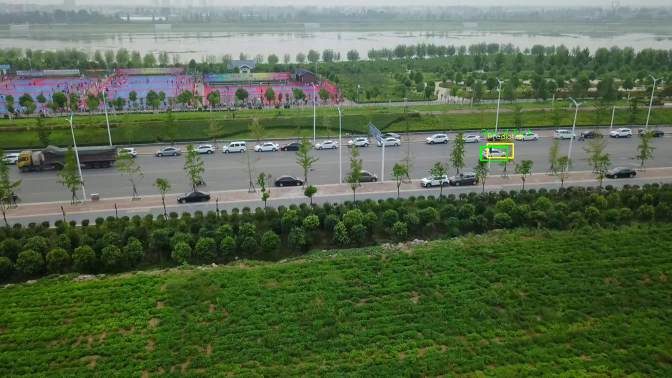
#> input picture frame 2 of video/uav0000003_00000_s.mp4, 1344 x 756 px, given in place of IMG_0062.MOV, which was not available (shown at 1/2 size)
$ jupyter execute --allow-errors test_ms_kalman.ipynb
#> lines starting #> are read from the running program, lines starting #| are printed output that depends on the picture; after the words box and inside, x2 and y2 are one past the last pixel; in counts of white or black regions, pixels touching at a corner belong together; pictures that were not available may be replaced by others from this repository, and a replacement may not be noted
[cell 1]
import numpy as np
import cv2 as cv
from IPython.display import Video
from matplotlib import pyplot as plt
import os
from filterpy.kalman import KalmanFilter

[cell 2]
# Based on: https://predictivesciencelab.github.io/data-analytics-se/lecture20/hands-on-20.1.html

# Kalman filter parameters
dt = 1.0/30.0  # time step (30 fps)
m = 1.0 # mass of the object (kg) - NOTE: This is not accurate, we use this as a guess
epsilon = 10 # Process noise variance for position
sigma_q = 5 # SD for velocity process noise
sigma_r = 3 # SD for position measurement noise

[cell 3]
video_path = "videos/IMG_0062.MOV"
cap = cv.VideoCapture(video_path)

# take first frame of the video
ret,frame = cap.read()
#> frame is the input picture: shape (756, 1344, 3); mean B, G, R 74, 104.4, 86.7

# setup initial location of window
# x, y, w, h = 300, 200, 100, 50 # simply hardcoded the values
x, y, w, h = 750, 450, 200, 100
track_window = (x, y, w, h)

# set up the ROI for tracking
roi = frame[y:y+h, x:x+w]
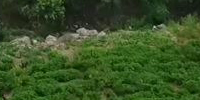
#> roi: shape (100, 200, 3); mean B, G, R 37.1, 80, 56
hsv_roi =  cv.cvtColor(roi, cv.COLOR_BGR2HSV)
#> hsv_roi: shape (100, 200, 3); mean H, S, V 46.5, 137.2, 80.1
mask = cv.inRange(hsv_roi, np.array((0., 60.,32.)), np.array((180.,255.,255.)))
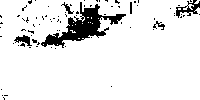
#> mask: shape (100, 200); 91% white; 80 black regions (74 under 20 px), largest, box (x1, y1, x2, y2) and area: (41, 2, 126, 48) 1205, (176, 0, 200, 18) 168, (14, 35, 32, 46) 95, (61, 2, 74, 14) 46, (153, 21, 165, 30) 43, (130, 2, 132, 14) 24
roi_hist = cv.calcHist([hsv_roi],[0],mask,[180],[0,180])
#> roi_hist = 180 values, max 2762 at index 50, min 0 at index 0, mean 101.1
cv.normalize(roi_hist,roi_hist,0,255,cv.NORM_MINMAX)

# Setup the termination criteria, either 10 iteration or move by at least 1 pt
term_crit = ( cv.TERM_CRITERIA_EPS | cv.TERM_CRITERIA_COUNT, 10, 1 )

[cell 4]
plt.imshow(frame),plt.show()
#> (this line was passed over: IPython is not available in this run)
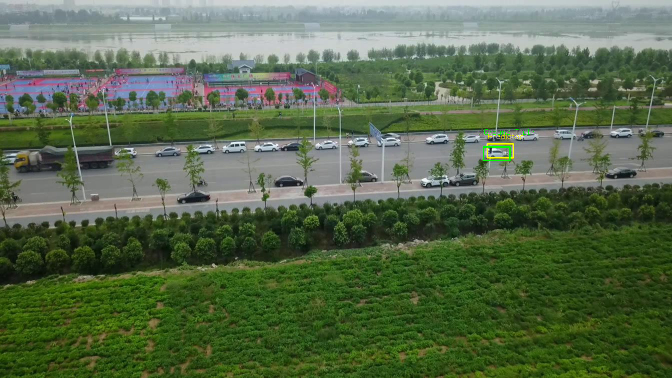
#> input picture frame 3 of video/uav0000003_00000_s.mp4, 1344 x 756 px, given in place of IMG_0062.MOV, which was not available (shown at 1/2 size)
#> further down, frame is the input picture: shape (756, 1344, 3); mean B, G, R 74.1, 104.7, 86.8
#> `hsv = cv.cvtColor(frame, cv.COLOR_BGR2HSV)`: hsv: shape (756, 1344, 3); mean H, S, V 57.7, 108.4, 106.5
#> `dst = cv.calcBackProject([hsv],[0],roi_hist,[0,180],1)`:
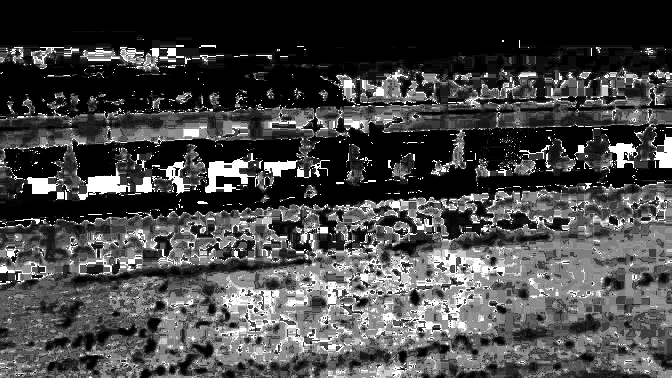
#> dst: shape (756, 1344) (shown at 1/2 size); min 0, max 255, mean 69.9
#> `ret, track_window = cv.meanShift(dst, track_window, term_crit)`: ret = 10; track_window = (793, 494, 200, 100)

[cell 5]
# Initial conditions
mu0 = np.zeros((4, ))
mu0[0] = x
mu0[1] = y
V0 = 0.1**2 *  np.eye(4) # Initial covariance

A = np.array([[1, 0, dt, 0],
              [0, 1, 0, dt],
              [0, 0, 1, 0],
              [0, 0, 0, 1]])
B = np.array([[0, 0],
              [0, 0],
              [dt/m, 0],
              [0, dt/m]])

C = np.array([[1, 0, 0, 0], [0, 1, 0, 0]]) # Observation output on x and y positions

R = sigma_r**2 * np.eye(2) # Measurement covar matrix

Q = np.diag([epsilon, epsilon, sigma_q**2, sigma_q**2])

u = np.zeros((2, ))
#> (the rest of this cell did not finish here and is left out)

[cell 6]
# Create video writer, with 30 fps, size of og video
fourcc = cv.VideoWriter_fourcc(*'mp4v')
# fourcc = cv.VideoWriter_fourcc(*"MJPG")
video_out = cv.VideoWriter("out/test-mean_shift_kf.mp4", fourcc, 30, (1920, 1080))
obs = np.zeros((4,))

#> (a cell that did not finish here is left out)

$ run again, starting later in the video
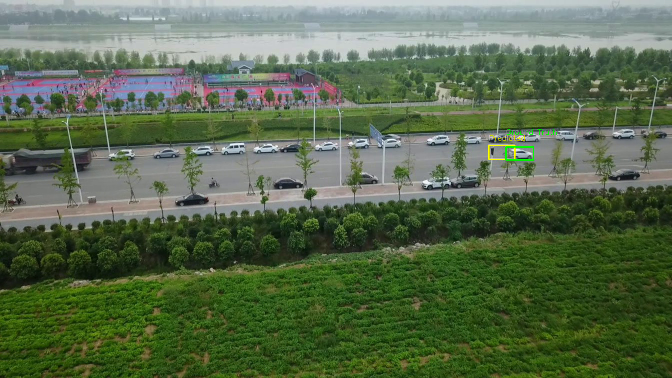
#> input picture frame 11 of video/uav0000003_00000_s.mp4, 1344 x 756 px, given in place of IMG_0062.MOV, which was not available (shown at 1/2 size)
#> frame is the input picture: shape (756, 1344, 3); mean B, G, R 75.7, 105.6, 88
#> hsv_roi: shape (100, 200, 3); mean H, S, V 47, 132.5, 78.9
#> `mask = cv.inRange(hsv_roi, np.array((0., 60.,32.)), np.array((180.,255..`:
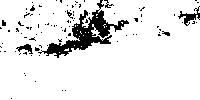
#> mask: shape (100, 200); 90.6% white; 96 black regions (89 under 20 px), largest, box (x1, y1, x2, y2) and area: (38, 0, 129, 58) 1304, (178, 6, 200, 26) 142, (16, 44, 33, 54) 76
#> roi_hist = 180 values, max 2679 at index 50, min 0 at index 0, mean 100.6
#> hsv: shape (756, 1344, 3); mean H, S, V 58.5, 105.6, 107.5
#> `dst = cv.calcBackProject([hsv],[0],roi_hist,[0,180],1)`:
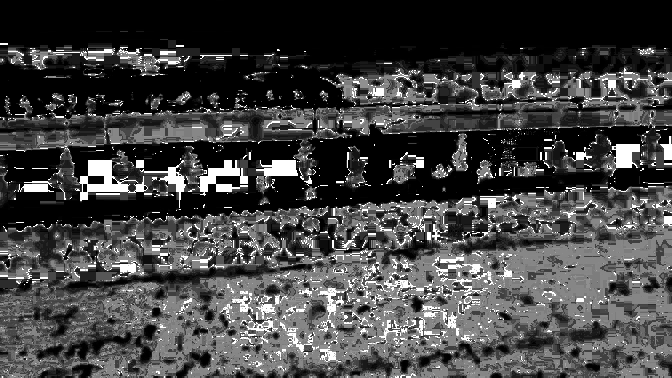
#> dst: shape (756, 1344) (shown at 1/2 size); min 0, max 255, mean 66.6
#> ret = 10; track_window = (782, 500, 200, 100)

$ run again, starting later in the video
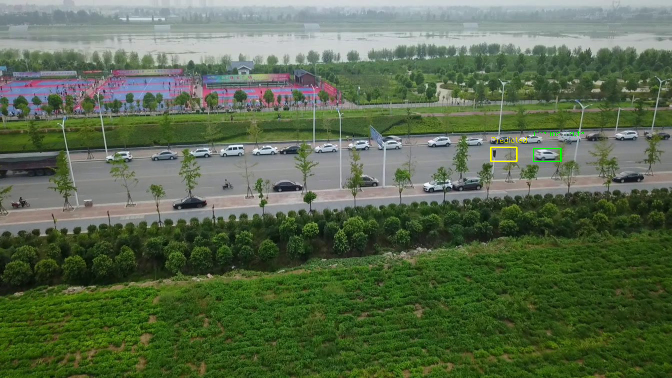
#> input picture frame 20 of video/uav0000003_00000_s.mp4, 1344 x 756 px, given in place of IMG_0062.MOV, which was not available (shown at 1/2 size)
#> frame is the input picture: shape (756, 1344, 3); mean B, G, R 77.5, 105.7, 89.3
#> hsv_roi: shape (100, 200, 3); mean H, S, V 46.9, 123.9, 76.4
#> `mask = cv.inRange(hsv_roi, np.array((0., 60.,32.)), np.array((180.,255..`:
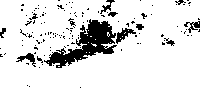
#> mask: shape (100, 200); 88.6% white; 134 black regions (122 under 20 px), largest, box (x1, y1, x2, y2) and area: (44, 19, 117, 68) 1367, (116, 28, 136, 44) 128, (16, 53, 36, 67) 103
#> roi_hist = 180 values, max 2105 at index 50, min 0 at index 0, mean 98.49
#> hsv: shape (756, 1344, 3); mean H, S, V 58.9, 103.8, 107.8
#> `dst = cv.calcBackProject([hsv],[0],roi_hist,[0,180],1)`:
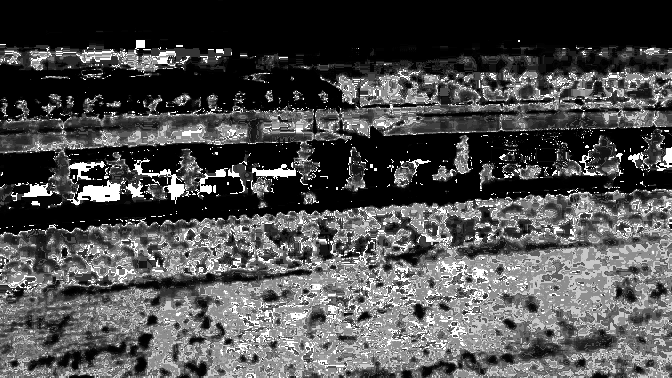
#> dst: shape (756, 1344) (shown at 1/2 size); min 0, max 255, mean 76.9
#> ret = 10; track_window = (772, 493, 200, 100)
